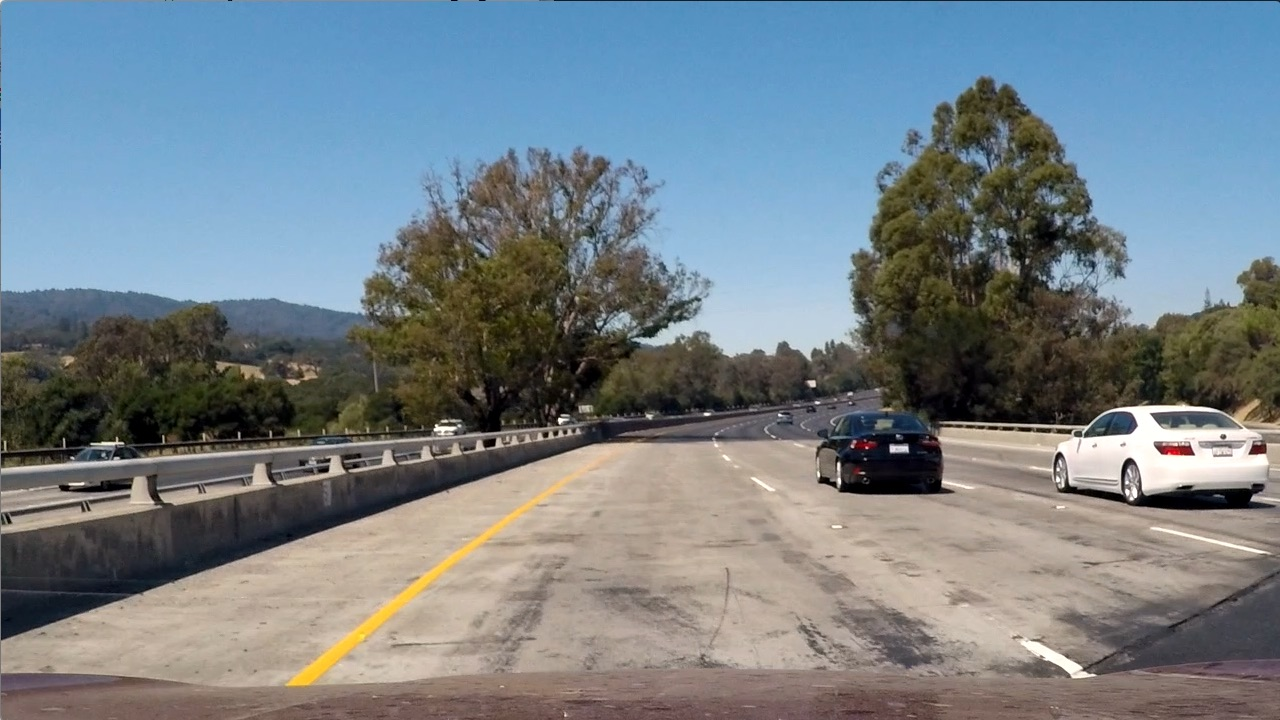
#> input picture test_images/test1.jpg, 1280 x 720 px; its folder holds only this picture in this run
$ jupyter execute --allow-errors Vehicle_Detector.ipynb   (shell and % lines are left out)   (older library calls are emulated)
#> lines starting #> are read from the running program, lines starting #| are printed output that depends on the picture; after the words box and inside, x2 and y2 are one past the last pixel; in counts of white or black regions, pixels touching at a corner belong together
## Imports

[cell 1]
import os
import math
import glob
import cv2
from collections import deque
import numpy as np
import matplotlib.pyplot as plt
import matplotlib.image as mpimg
from matplotlib import cm
from moviepy.editor import VideoFileClip
import time
from sklearn.svm import LinearSVC
from sklearn.preprocessing import StandardScaler
from sklearn.model_selection import train_test_split
from skimage.feature import hog
from scipy.ndimage.measurements import label
import pickle

## Load Dataset

[cell 2]
test_images = np.array([plt.imread(i) for i in glob.glob('./test_images/*.jpg')])

car_images = []
non_car_images = []

for root, dirs, files in os.walk('./data/vehicles/'):
    for file in files:
        if file.endswith('.png'):
            car_images.append(os.path.join(root, file))

for root, dirs, files in os.walk('./data/non-vehicles/'):
    for file in files:
        if file.endswith('.png'):
            non_car_images.append(os.path.join(root, file))

## Basic Summary of Dataset

[cell 3]
n_car_images = len(car_images)
n_non_car_images = len(non_car_images)
#> (the rest of this cell did not finish here and is left out)

### Car Image Examples

[cell 4]
fig, axs = plt.subplots(4,8, figsize=(16, 8))
fig.subplots_adjust(hspace = 0, wspace=.1)
axs = axs.ravel()

#> (the rest of this cell did not finish here and is left out)

### Non-car Image Examples

[cell 5]
fig, axs = plt.subplots(4,8, figsize=(16, 8))
fig.subplots_adjust(hspace = 0, wspace=.1)
axs = axs.ravel()

#> (the rest of this cell did not finish here and is left out)

## Feature Extraction Method

[cell 6]
# Compute binned color features by scaling images down
def bin_spatial(img, size=(32, 32)):
    # Use cv2.resize().ravel() to create the feature vector
    features = cv2.resize(img, size).ravel()
    # Return the feature vector
    return features

# Compute color histogram features
def color_hist(img, nbins=32, bins_range=(0, 256)):
    # Compute the histogram of the color channels separately
    channel1_hist = np.histogram(img[:,:,0], bins=nbins, range=bins_range)
    channel2_hist = np.histogram(img[:,:,1], bins=nbins, range=bins_range)
    channel3_hist = np.histogram(img[:,:,2], bins=nbins, range=bins_range)
    # Concatenate the histograms into a single feature vector
    hist_features = np.concatenate((channel1_hist[0], channel2_hist[0], channel3_hist[0]))
    # Return the individual histograms, bin_centers and feature vector
    return hist_features


# Return HOG features and visualization
def get_hog_features(img, orient, pix_per_cell, cell_per_block,
                        vis=False, feature_vec=True):
    # Call with two outputs if vis==True
    if vis == True:
        features, hog_image = hog(img, orientations=orient, pixels_per_cell=(pix_per_cell, pix_per_cell),
                                  cells_per_block=(cell_per_block, cell_per_block), transform_sqrt=True,
                                  visualize=vis, feature_vector=feature_vec)
        return features, hog_image
    # Otherwise call with one output
    else:
        features = hog(img, orientations=orient, pixels_per_cell=(pix_per_cell, pix_per_cell),
                       cells_per_block=(cell_per_block, cell_per_block), transform_sqrt=True,
                       visualize=vis, feature_vector=feature_vec)
        return features

# Extract feature wrapper that extracts and combines all features
def extract_features(imgs, cspace='RGB', orient=9,
                        pix_per_cell=8, cell_per_block=2, hog_channel=0, spatial_size=(32, 32),
                        hist_bins=32, hist_range=(0, 256)):
    # Create a list to append feature vectors to
    features = []
    # Iterate through the list of images
    for file in imgs:
        # Read in each one by one
        image = mpimg.imread(file)
        # apply color conversion if other than 'RGB'

        if cspace != 'RGB':
            if cspace == 'HSV':
                feature_image = cv2.cvtColor(image, cv2.COLOR_RGB2HSV)
            elif cspace == 'LUV':
                feature_image = cv2.cvtColor(image, cv2.COLOR_RGB2LUV)
            elif cspace == 'HLS':
                feature_image = cv2.cvtColor(image, cv2.COLOR_RGB2HLS)
            elif cspace == 'YUV':
                feature_image = cv2.cvtColor(image, cv2.COLOR_RGB2YUV)
            elif cspace == 'YCrCb':
                feature_image = cv2.cvtColor(image, cv2.COLOR_RGB2YCrCb)
        else: feature_image = np.copy(image)

        # Call get_hog_features() with vis=False, feature_vec=True
        if hog_channel == 'ALL':
            hog_features = []
            for channel in range(feature_image.shape[2]):
                hog_features.append(get_hog_features(feature_image[:,:,channel],
                                    orient, pix_per_cell, cell_per_block,
                                    vis=False, feature_vec=True))
            hog_features = np.ravel(hog_features)
        else:
            hog_features = get_hog_features(feature_image[:,:,hog_channel], orient,
                        pix_per_cell, cell_per_block, vis=False, feature_vec=True)

        # Apply bin_spatial() to get spatial color features
        spatial_features = bin_spatial(feature_image, size=spatial_size)
        # Apply color_hist() also with a color space option now
        hist_features = color_hist(feature_image, nbins=hist_bins, bins_range=hist_range)
        # Append the new feature vector to the features list
        features.append(np.concatenate((spatial_features, hist_features,hog_features)))

    # Return list of feature vectors
    return features

## HOG Visualisation

#> (a cell that did not finish here is left out)

## Feature Extraction

[cell 8]
### Parameters
spatial = 32
hist_bins = 32
colorspace = 'YCrCb' # Can be RGB, HSV, LUV, HLS, YUV, YCrCb #YCrCb best
orient = 9
pix_per_cell = 8
cell_per_block = 2
spatial_size= (32, 32)
heat_threshold= 4 # 12
hog_channel = "ALL" # Can be 0, 1, 2, or "ALL" #ALL,0 best
ystart_ystop_scale = [(405, 510, 1), (400, 600, 1.5), (500, 710, 2.5)]

car_features = extract_features(car_images, cspace=colorspace, orient=orient,
                        pix_per_cell=pix_per_cell, cell_per_block=cell_per_block,
                        hog_channel=hog_channel, spatial_size=(spatial, spatial),
                        hist_bins=hist_bins, hist_range=(0, 256))

non_car_features = extract_features(non_car_images,cspace=colorspace,orient=orient,
                        pix_per_cell=pix_per_cell, cell_per_block=cell_per_block,
                        hog_channel=hog_channel, spatial_size=(spatial, spatial),
                        hist_bins=hist_bins, hist_range=(0, 256))

## Data Preparation

[cell 9]
# Preserve State to compare parameter tuning
rand_state = np.random.randint(0, 100)

# Create an array stack of feature vectors
X = np.vstack((car_features, non_car_features)).astype(np.float64)
# Fit a per-column scaler
#> (the rest of this cell did not finish here and is left out)

## Classifier

[cell 10]
# Use a linear SVC
svc = LinearSVC()

# Check the training time for the SVC
t=time.time()
#> (the rest of this cell did not finish here and is left out)

## Data Saving to Pickle

[cell 11]
# Save data to pickle file
dist_pickle = {}
dist_pickle["svc"] = svc
#> (the rest of this cell did not finish here and is left out)

## Data Loading from Pickle

[cell 12]
print('Loading Classifier parameters...')
dist_pickle = pickle.load( open("svc_pickle.p", "rb" ) )
#> (reads svc_pickle.p from the repository)
#> further down, test_image_sliding is the input picture: shape (720, 1280, 3); mean R, G, B 117.5, 128.7, 135.5
svc = dist_pickle["svc"]
X_scaler = dist_pickle["scaler"]
orient = dist_pickle["orient"]
pix_per_cell = dist_pickle["pix_per_cell"]
cell_per_block = dist_pickle["cell_per_block"]
spatia = dist_pickle["spatial"]
hist_bins = dist_pickle["hist_bins"]

print('Loading is done!')

## HOG Sub-sampling Window Search

[cell 13]
# Extracts features using hog sub-sampling and make predictions
def find_cars(img, svc, X_scaler, orient, pix_per_cell, cell_per_block, spatial_size, hist_bins, ystart_ystop_scale, h_shift=0, visualisation=False):
    # List of bounding box positions
#> called with orient = 9, pix_per_cell = 8, cell_per_block = 2, spatial_size = (32, 32), hist_bins = 32, h_shift = 500, visualisation = True
    bbox_detection_list=[]
    box_vis_list=[]
    # Copy and normalise
    draw_img = np.copy(img)
    img = img.astype(np.float32)/255
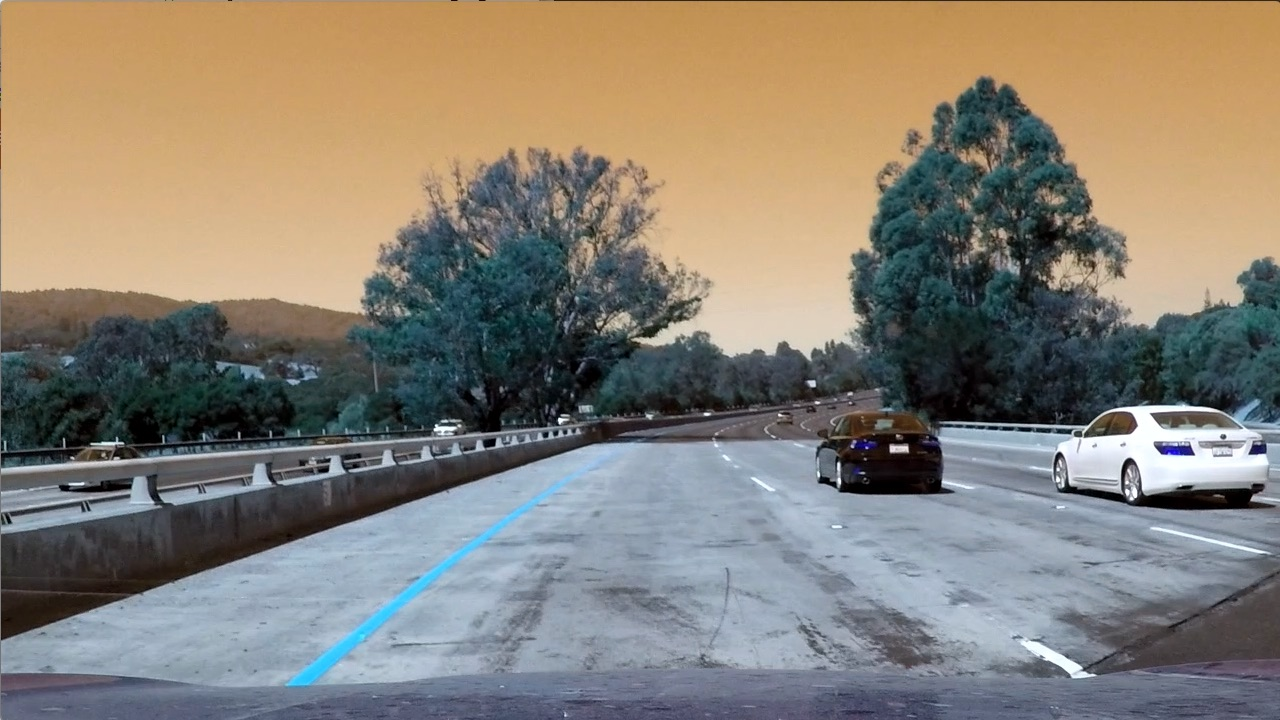
#> img: shape (720, 1280, 3) float32; mean of channels 0, 1, 2 0.461, 0.505, 0.532; drawn as B, G, R

    # Searching different size windows at different scales:
    for (ystart, ystop, scale) in ystart_ystop_scale:
        box_vis=[]
        # Crop
        img_tosearch = img[ystart:ystop, :, :]
        ctrans_tosearch = cv2.cvtColor(img_tosearch, cv2.COLOR_RGB2YCrCb)
        if scale != 1:
            imshape = ctrans_tosearch.shape
            ctrans_tosearch = cv2.resize(ctrans_tosearch, (np.int(imshape[1]/scale), np.int(imshape[0]/scale)))

        ch1 = ctrans_tosearch[:,:,0]
        ch2 = ctrans_tosearch[:,:,1]
        ch3 = ctrans_tosearch[:,:,2]

        # Define blocks and steps as above
        nxblocks = (ch1.shape[1] // pix_per_cell) - cell_per_block + 3
        nyblocks = (ch1.shape[0] // pix_per_cell) - cell_per_block + 1
        nfeat_per_block = orient*cell_per_block**2

        # 64 was the orginal sampling rate, with 8 cells and 8 pix per cell
        window = 64
        nblocks_per_window = (window // pix_per_cell) - cell_per_block + 1
        cells_per_step = 2  # Instead of overlap, define how many cells to step
        nxsteps = (nxblocks - nblocks_per_window) // cells_per_step
        nysteps = (nyblocks - nblocks_per_window) // cells_per_step

        # Compute individual channel HOG features for the entire image
        hog1 = get_hog_features(ch1, orient, pix_per_cell, cell_per_block, feature_vec=False)
        hog2 = get_hog_features(ch2, orient, pix_per_cell, cell_per_block, feature_vec=False)
        hog3 = get_hog_features(ch3, orient, pix_per_cell, cell_per_block, feature_vec=False)

        for xb in range(nxsteps):
            for yb in range(nysteps):
                ypos = yb*cells_per_step
                xpos = xb*cells_per_step
                # Extract HOG for this patch
                hog_feat1 = hog1[ypos:ypos+nblocks_per_window, xpos:xpos+nblocks_per_window].ravel()
                hog_feat2 = hog2[ypos:ypos+nblocks_per_window, xpos:xpos+nblocks_per_window].ravel()
                hog_feat3 = hog3[ypos:ypos+nblocks_per_window, xpos:xpos+nblocks_per_window].ravel()
                hog_features = np.hstack((hog_feat1, hog_feat2, hog_feat3))

                xleft = xpos*pix_per_cell
                ytop = ypos*pix_per_cell

                # Extract the image patch
                subimg = cv2.resize(ctrans_tosearch[ytop:ytop+window, xleft:xleft+window], (64,64))

                # Get color features
                spatial_features = bin_spatial(subimg, size=spatial_size)
                hist_features = color_hist(subimg, nbins=hist_bins)

                # Scale features and make a prediction
                test_features = X_scaler.transform(np.hstack((spatial_features, hist_features, hog_features)).reshape(1, -1))

                # Make prediction based on trained model
                test_prediction = svc.predict(test_features)

                if(visualisation):
                    xbox_left = np.int(xleft*scale)
                    ytop_draw = np.int(ytop*scale)
                    win_draw = np.int(window*scale)
                    # Append Detection Position to list
                    box_vis.append(((xbox_left, ytop_draw+ystart),(xbox_left+win_draw,ytop_draw+win_draw+ystart)))

                if test_prediction == 1:
                    xbox_left = np.int(xleft*scale)
                    ytop_draw = np.int(ytop*scale)
                    win_draw = np.int(window*scale)
                    # Append Detection Position to list
                    bbox_detection_list.append(((xbox_left+h_shift, ytop_draw+ystart),(xbox_left+win_draw+h_shift,ytop_draw+win_draw+ystart)))
                    # Draw Detection on image
                    cv2.rectangle(draw_img,(xbox_left+h_shift, ytop_draw+ystart),(xbox_left+win_draw+h_shift,ytop_draw+win_draw+ystart),(0,0,255),6)
        box_vis_list += [box_vis]
#> this loop made 3 passes
#> pass 1, in find_cars, `ch1 = ctrans_tosearch[:,:,0]`:
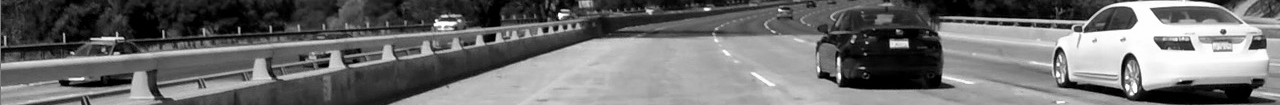
#> ch1: shape (105, 1280) float32; min 0, max 1, mean 0.433
#> pass 1, in find_cars, `ch2 = ctrans_tosearch[:,:,1]`:
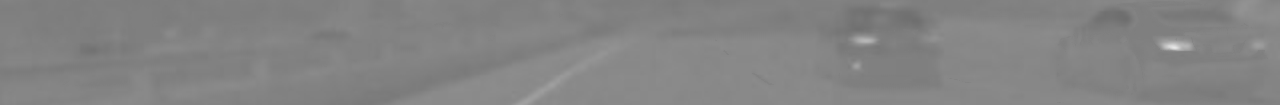
#> ch2: shape (105, 1280) float32; min 0.429, max 0.908, mean 0.517
#> after the loop:
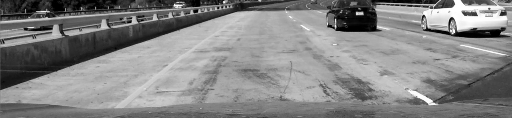
#> ch1: shape (118, 512) float32; min 0, max 1, mean 0.522
#> after the loop:
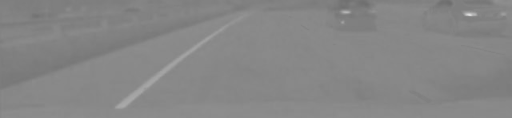
#> ch2: shape (118, 512) float32; min 0.432, max 0.871, mean 0.528
#> after the loop:
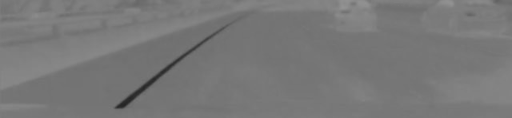
#> ch3: shape (118, 512) float32; min 0.142, max 0.577, mean 0.472
#> after the loop:
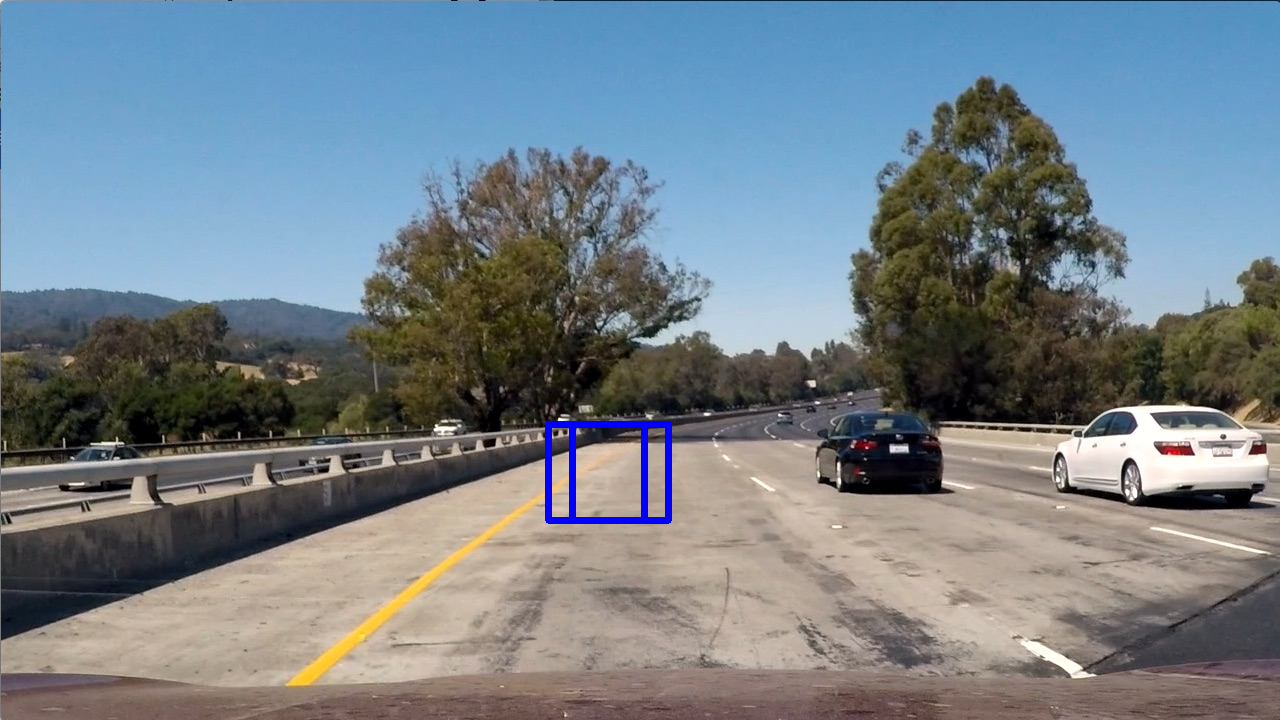
#> draw_img: shape (720, 1280, 3); 0.46% of pixels changed, all inside (x1, y1, x2, y2) = (545, 421, 672, 524)
#> after the loop:
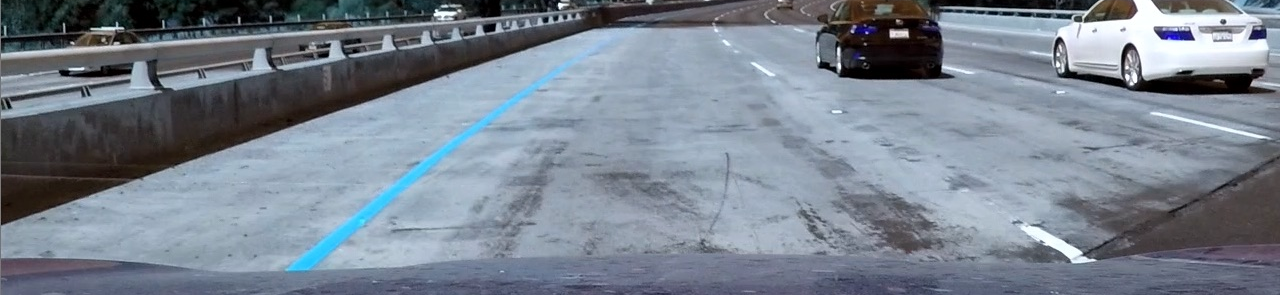
#> img_tosearch: shape (295, 1280, 3) float32; mean of channels 0, 1, 2 0.56, 0.511, 0.473; drawn as B, G, R
#> after the loop:
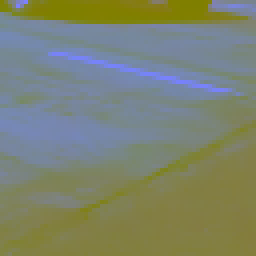
#> subimg: shape (64, 64, 3) float32 (shown 4 times larger); mean of channels 0, 1, 2 0.441, 0.517, 0.487; drawn as B, G, R
#> after the loop, bbox_detection_list = 15 items; box_vis_list = 3 items
    return bbox_detection_list, draw_img, box_vis_list

## Region Proposer Visualisation

[cell 14]
test_image_sliding=test_images[0]
ystart_ystop_scale = [(405, 510, 1), (400, 600, 1.5), (415, 710, 2.5)]
bbox_detection_list, detections, box_vis_list = find_cars(test_image_sliding, svc, X_scaler, orient, pix_per_cell, cell_per_block, spatial_size, hist_bins, ystart_ystop_scale, h_shift=500, visualisation=True)
#> bbox_detection_list = 15 items; box_vis_list = 3 items

def draw_boxes(img, bboxes, thickness=2):
#> called with thickness = 2
    imcopy = [np.copy(img),np.copy(img),np.copy(img)]
    color=[(255, 0, 0),(0, 255, 0),(0, 0, 255)]
    for i in range(len(bboxes)):
        for bbox in bboxes[i]:
            cv2.rectangle(img=imcopy[i], pt1=bbox[0], pt2=bbox[1],
                          color=color[i], thickness=thickness)
    return imcopy

windows_img = draw_boxes(test_image_sliding, box_vis_list)
#> windows_img = 3 items

f, ((ax1, ax2, ax3)) = plt.subplots(3, 1, figsize=(20,20))
ax1.imshow(windows_img[0])
title = "Scale: 0.9 "  + " Count: " + str(len(box_vis_list[0]))
#> title = 'Scale: 0.9  Count: 154'
ax1.set_title(title, fontsize=20)
ax1.axis("off")
ax2.imshow(windows_img[1])
title = "Scale: 1.4"  + " Count: " + str(len(box_vis_list[1]))
#> title = 'Scale: 1.4 Count: 200'
ax2.set_title(title, fontsize=20)
ax2.axis("off")
ax3.imshow(windows_img[2])
title = "Scale: 2.3"  + " Count: " + str(len(box_vis_list[2]))
#> title = 'Scale: 2.3 Count: 87'
ax3.set_title(title, fontsize=20)
ax3.axis("off")

plt.savefig('output_images/bbox_vis.png')
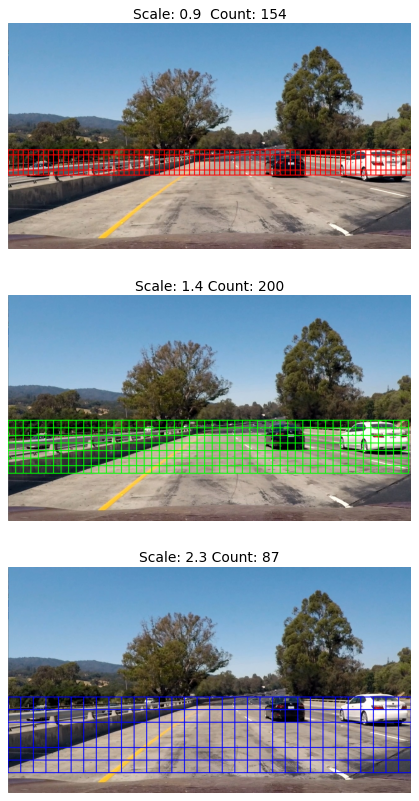
#> figure drawn by matplotlib, 3 panels
